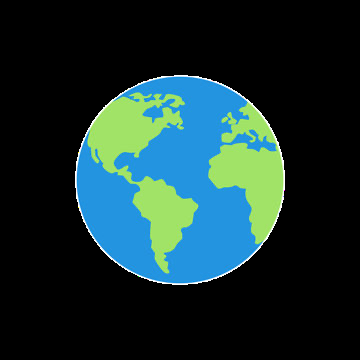
#> input picture projects/project1/assets/earth.png, 360 x 360 px; its folder holds only this picture in this run
$ python image_proceeing.py
#> lines starting #> are read from the running program, lines starting #| are printed output that depends on the picture
#> further down, image is the input picture: shape (360, 360, 4); mean B, G, R, A 48.5, 48.1, 23.4, 66
import cv2
import numpy as np
import os
import math
import json

print(cv2.__version__)

os.chdir(os.path.dirname(os.path.abspath(__file__)))

print(os.listdir("assets"))
picture_list = os.listdir("assets")
picture_list = [file for file in picture_list if file.endswith(".png")]
print(picture_list)

def crop_by_alpha(img):
    if img.shape[2] < 4:
        return img
    alpha = img[:, :, 3]
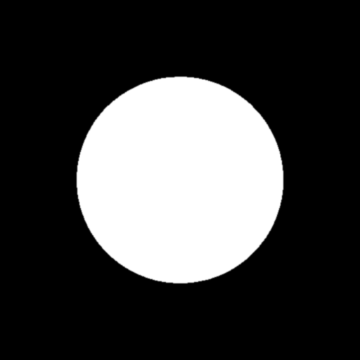
#> alpha: shape (360, 360); min 0, max 255, mean 66
    coords = np.argwhere(alpha > 0)
#> coords = 34674 pairs, first value 75 to 284, second value 75 to 284
    if coords.size == 0:
        return img
    y0, x0 = coords.min(axis=0)
#> y0 = 75; x0 = 75
    y1, x1 = coords.max(axis=0) + 1
#> y1 = 285; x1 = 285
    return img[y0:y1, x0:x1]
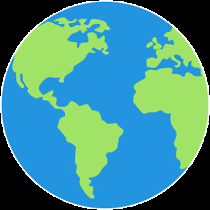
#> returned value: shape (210, 210, 4); mean of channels 0, 1, 2, 3 142.5, 141.4, 68.6, 194; drawn as B, G, R

def pad_to_square(img):
    h, w = img.shape[:2]
#> h = 210; w = 210
    size = max(h, w)
#> size = 210
    top = (size - h) // 2
#> top = 0
    bottom = size - h - top
#> bottom = 0
    left = (size - w) // 2
#> left = 0
    right = size - w - left
#> right = 0
    return cv2.copyMakeBorder(
        img, top, bottom, left, right,
        cv2.BORDER_CONSTANT, value=(0,0,0,0)
    )

image_list = []
for picture in picture_list:
    image = cv2.imread(f"assets/{picture}", cv2.IMREAD_UNCHANGED)
    cropped = crop_by_alpha(image)
    squared = pad_to_square(cropped)
    image_list.append(squared)

min_width = min([img.shape[1] for img in image_list])
#> min_width = 210
min_height = min([img.shape[0] for img in image_list])
#> min_height = 210
target_size = min(min_width, min_height)
#> target_size = 210

resized_images = [cv2.resize(img, (target_size, target_size), interpolation=cv2.INTER_AREA)
                  for img in image_list]
#> resized_images = 1 item

print(f"All images resized to {target_size}x{target_size}")
#| All images resized to 210x210

grid_size = math.ceil(math.sqrt(len(resized_images)))
#> grid_size = 1
atlas_size = target_size * grid_size
#> atlas_size = 210
uv_atlas = np.zeros((atlas_size, atlas_size, 4), dtype=np.uint8)

coords = {}
for idx, (name, img) in enumerate(zip(picture_list, resized_images)):
    row = idx // grid_size
    col = idx % grid_size
    y, x = row * target_size, col * target_size
    uv_atlas[y:y+target_size, x:x+target_size] = img

    u0, v0 = col / grid_size, row / grid_size
    u1, v1 = (col+1) / grid_size, (row+1) / grid_size

    px_min = (x, y)
    px_max = (x + target_size, y + target_size)

    coords[name] = {
        "uv_min": [u0, v0],
        "uv_max": [u1, v1],
        "px_min": px_min,
        "px_max": px_max
    }
#> this loop made 1 pass
#> (name, row, col, y, x, u0, v0, u1) on pass 1: ('earth.png', 0, 0, 0, 0, 0, 0, 1)
#> after the loop, coords = 1 item


cv2.imwrite("merged_texture.png", uv_atlas)
with open("merged_texture.json", "w") as f:
    json.dump(coords, f, indent=4)

print("Merged texture saved as 'merged_texture.png'")
print("UV coordinates saved as 'merged_texture.json'")

$ run again, on projects/project1/assets/moon.png
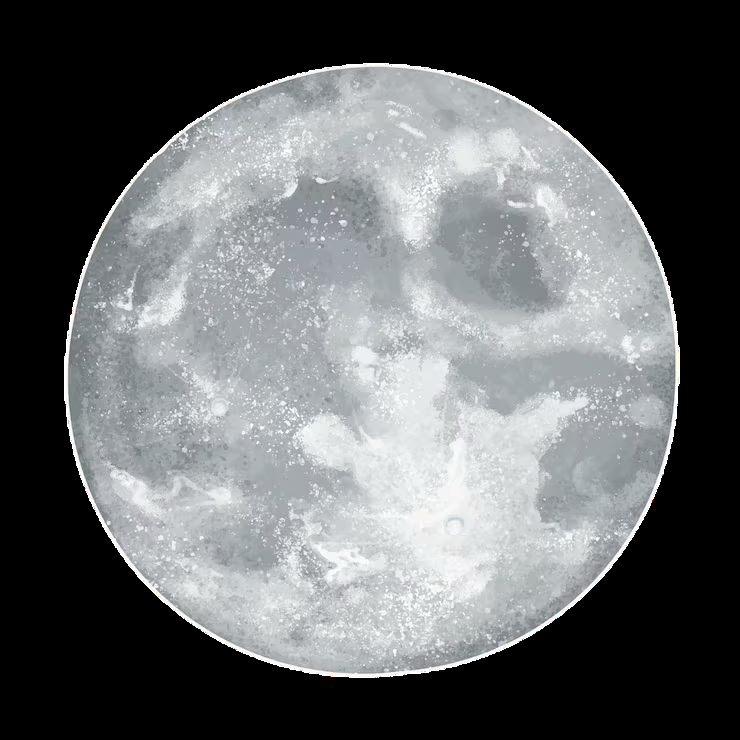
#> input picture projects/project1/assets/moon.png, 740 x 740 px
#> image is the input picture: shape (740, 740, 4); mean B, G, R, A 104.9, 103.7, 101.2, 136.1
#> in crop_by_alpha, `alpha = img[:, :, 3]`:
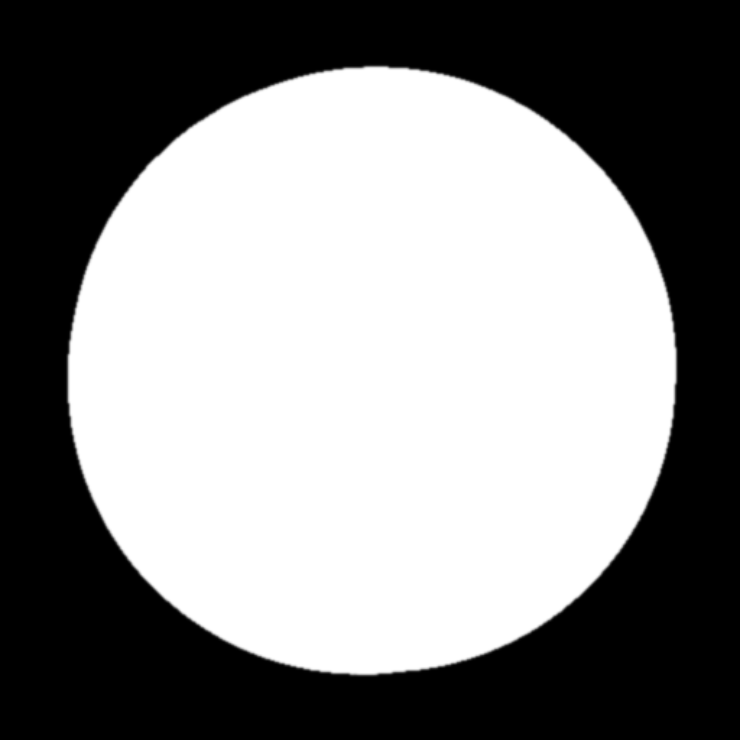
#> alpha: shape (740, 740); min 0, max 255, mean 136.1
#> in crop_by_alpha, `coords = np.argwhere(alpha > 0)`: coords = 299063 pairs, first value 63 to 677, second value 64 to 679
#> y0 = 63; x0 = 64
#> y1 = 678; x1 = 680
#> in crop_by_alpha, `return img[y0:y1, x0:x1]`:
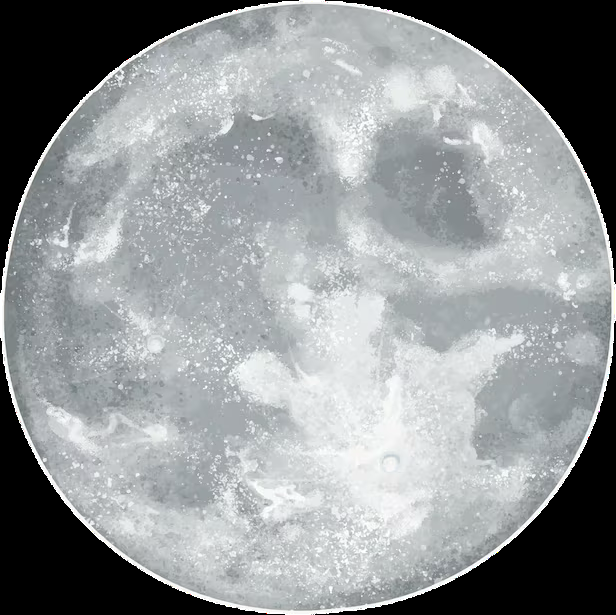
#> returned value: shape (615, 616, 4); mean of channels 0, 1, 2, 3 151.7, 149.9, 146.3, 196.7; drawn as B, G, R
#> min_width = 616
#> resized_images = 1 item
#| All images resized to 616x616
#> grid_size = 1
#> atlas_size = 616
#> the loop `for idx, (name, img) in enumerate(zip(picture_list, resized_images)):` made 1 pass
#> (name, row, col, y, x, u0, v0, u1) on pass 1: ('moon.png', 0, 0, 0, 0, 0, 0, 1)
#> after the loop `for idx, (name, img) in enumerate(zip(picture_list, resized_images)):`: coords = 1 item

$ run again, on projects/project1/assets/sun.png
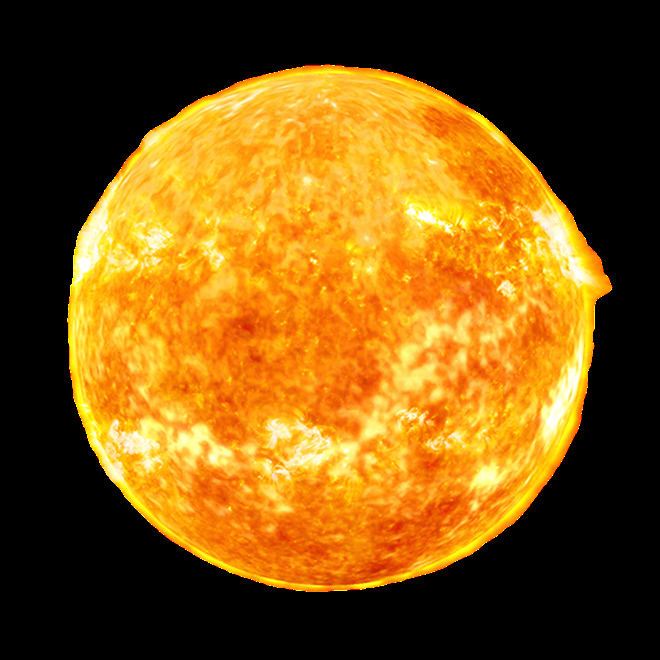
#> input picture projects/project1/assets/sun.png, 660 x 660 px
#> image is the input picture: shape (660, 660, 4); mean B, G, R, A 17.6, 85.1, 127, 125.9
#> in crop_by_alpha, `alpha = img[:, :, 3]`:
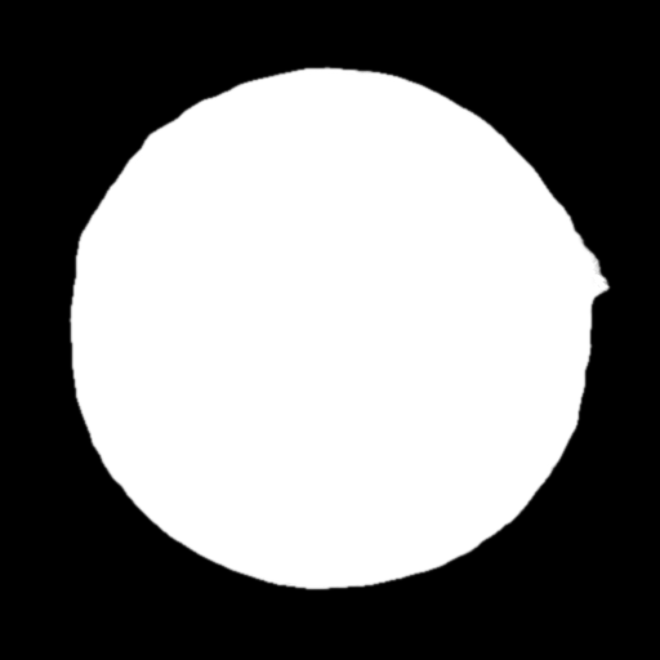
#> alpha: shape (660, 660); min 0, max 255, mean 125.9
#> in crop_by_alpha, `coords = np.argwhere(alpha > 0)`: coords = 220391 pairs, first value 64 to 591, second value 67 to 612
#> y0 = 64; x0 = 67
#> y1 = 592; x1 = 613
#> in pad_to_square, `return cv2.copyMakeBorder( img, top, bottom, left, right, cv2.BORDER_C..`:
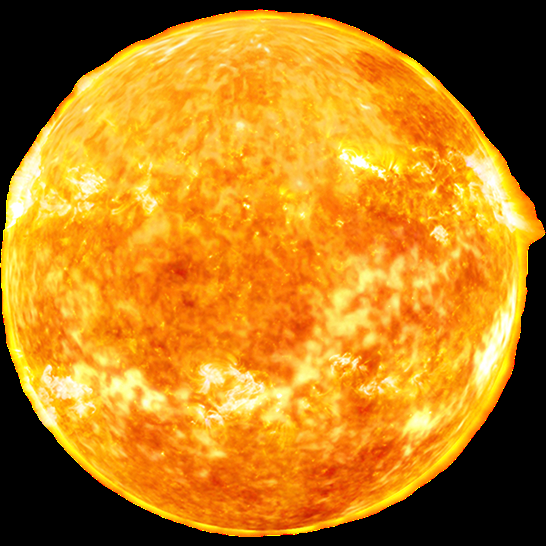
#> returned value: shape (546, 546, 4); mean of channels 0, 1, 2, 3 25.7, 124.3, 185.5, 184; drawn as B, G, R
#> min_width = 546
#> resized_images = 1 item
#| All images resized to 546x546
#> grid_size = 1
#> atlas_size = 546
#> the loop `for idx, (name, img) in enumerate(zip(picture_list, resized_images)):` made 1 pass
#> (name, row, col, y, x, u0, v0, u1) on pass 1: ('sun.png', 0, 0, 0, 0, 0, 0, 1)
#> after the loop `for idx, (name, img) in enumerate(zip(picture_list, resized_images)):`: coords = 1 item
